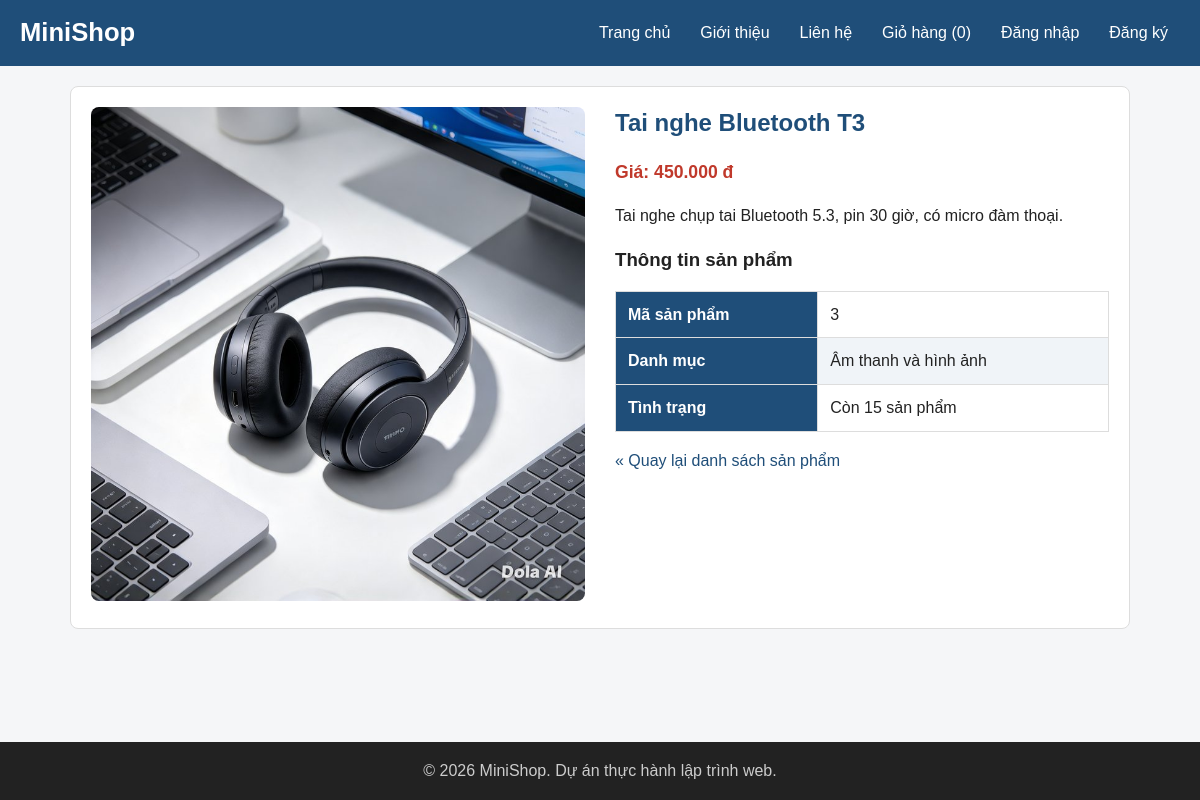
The app's page /product.php?id=3 with its own data.
### tables this page shows
CREATE TABLE products (
    id          INT UNSIGNED AUTO_INCREMENT PRIMARY KEY,
    category_id INT UNSIGNED NOT NULL,
    name        VARCHAR(200) NOT NULL,
    price       INT UNSIGNED NOT NULL,
    description TEXT,
    image       VARCHAR(255) NOT NULL DEFAULT 'images/sp01.jpg',
    stock       INT UNSIGNED NOT NULL DEFAULT 0,
    created_at  DATETIME NOT NULL DEFAULT CURRENT_TIMESTAMP,
    FOREIGN KEY (category_id) REFERENCES categories (id)
);

CREATE TABLE categories (
    id   INT UNSIGNED AUTO_INCREMENT PRIMARY KEY,
    name VARCHAR(100) NOT NULL
);

### includes/functions.php (called while the page is built)
<?php
function e($value)
{
    return htmlspecialchars((string) $value, ENT_QUOTES, 'UTF-8');
}
function format_price($amount)
{
    return number_format((int) $amount, 0, ',', '.') . ' đ';
}
function url($path = '')
{
    return BASE_URL . ltrim($path, '/');
}

### product.php (the view, shortened to what this page needs)
<?php
require __DIR__ . '/includes/init.php';
$id = (int) ($_GET['id'] ?? 0);
$stmt = $pdo->prepare(
    'SELECT p.*, c.name AS category_name
     FROM products p
     JOIN categories c ON c.id = p.category_id
     WHERE p.id = ?'
);
$stmt->execute([$id]);
$product = $stmt->fetch();
require __DIR__ . '/includes/header.php';
?>
<article class="product-detail">
    <div class="product-image">
        <img src="<?= url($product['image']) ?>" alt="<?= e($product['name']) ?>">
    </div>
    <div class="product-info">
        <h2><?= e($product['name']) ?></h2>
        <p class="price">Giá: <strong><?= format_price($product['price']) ?></strong></p>
        <p><?= nl2br(e($product['description'])) ?></p>
        <h3>Thông tin sản phẩm</h3>
        <table>
            <tbody>
                <tr>
                    <th>Mã sản phẩm</th>
                    <td><?= $product['id'] ?></td>
                </tr>
                <tr>
                    <th>Danh mục</th>
                    <td><?= e($product['category_name']) ?></td>
                </tr>
                <tr>
                    <th>Tình trạng</th>
                    <td><?= $product['stock'] > 0 ? 'Còn ' . $product['stock'] . ' sản phẩm' : 'Hết hàng' ?></td>
                </tr>
            </tbody>
        </table>
        <p><a href="<?= url('index.php') ?>">&laquo; Quay lại danh sách sản phẩm</a></p>
    </div>
</article>
<?php require __DIR__ . '/includes/footer.php'; ?>

### css/style.css (style rules this page uses)
:root { --primary: #1f4e79; --primary-dark: #163a5a; --accent: #e67e22; --accent-dark: #cf6d17; --text: #222222; --muted: #666666; --border: #dddddd; --bg: #f5f6f8; --white: #ffffff; --danger: #c0392b; }
* { box-sizing: border-box; }
body { margin: 0; font-family: Arial, Helvetica, sans-serif; font-size: 16px; line-height: 1.6; color: var(--text); background-color: var(--bg); }
h1, h2, h3 { line-height: 1.3; }
h2 { color: var(--primary); }
a { color: var(--primary); text-decoration: none; }
img { max-width: 100%; height: auto; }
.price { color: var(--danger); font-size: 1.1rem; font-weight: bold; }
.product-detail { display: grid; grid-template-columns: 1fr 1fr; gap: 30px; padding: 20px; border: 1px solid var(--border); border-radius: 8px; background-color: var(--white); }
.product-image img { width: 100%; border-radius: 8px; }
.product-info h2 { margin-top: 0; }
body { display: flex; flex-direction: column; min-height: 100vh; }
table { width: 100%; border-collapse: collapse; background-color: var(--white); }
th, td { padding: 10px 12px; border: 1px solid var(--border); text-align: left; }
th { background-color: var(--primary); color: var(--white); }
tbody tr:nth-child(even) { background-color: #f0f4f8; }

### records on screen
products: image (picture), name "Tai nghe Bluetooth T3", price "450.000 đ", description "Tai nghe chụp tai Bluetooth 5.3, pin 30 giờ, có micro đàm thoại.", id "3", category.name "Âm thanh và hình ảnh", stock "15"

### other values on screen
APP_NAME "MiniShop"
